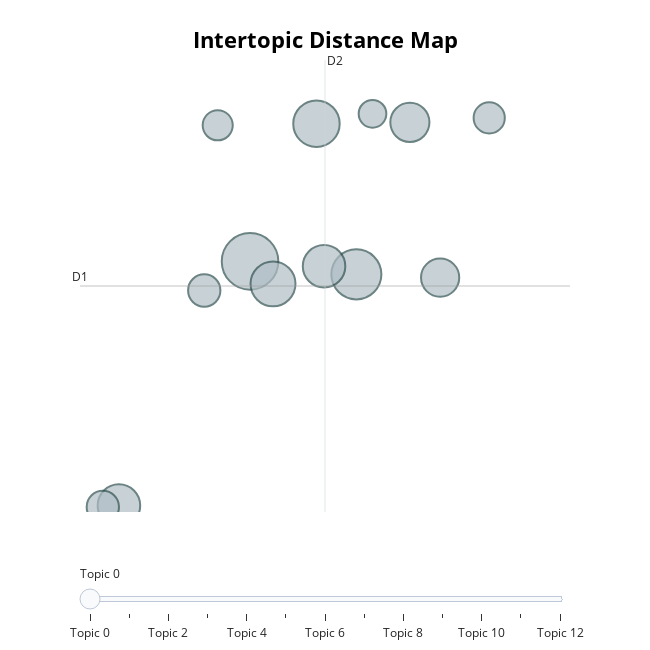

Here is the notebook cell this chart was saved with:
### Code cell
topic_model.visualize_topics()

### Figure 1 — Plotly figure (JSON) as saved in the notebook; plotly's stock layout.template omitted (floating-point values rounded to 4 significant figures)
{"data": [{"customdata": [[0, "candidate | presidential | 2024 | electoral | 2020", 46], [1, "2028 | 2030 | 2024 | releases | theaters", 36], [2, "closing | nasdaq | closes | markets | stock", 31], [3, "promote | sale | buy | prices | ideas", 29], [4, "crimea | treaty | coalition | nato | ukraine", 26], [5, "betting | trading | close | nfl | kickoff", 26], [6, "closing | closes | markets | december | closed", 22], [7, "agi | ai | asi | 2025 | 2024", 21], [8, "tottenham | burnley | bournemouth | everton | arsenal", 15], [9, "milestones | milestone | date | relationship | dating", 15], [10, "closing | closes | market | december | markets", 14], [11, "closing | closes | closed | december | market", 13], [12, "market | markets | closing | closes | sircryptomind", 11]], "hovertemplate": "<b>Topic %{customdata[0]}</b><br>%{customdata[1]}<br>Size: %{customdata[2]}", "legendgroup": "", "marker": {"color": "#B0BEC5", "line": {"color": "DarkSlateGrey", "width": 2}, "size": [46, 36, 31, 29, 26, 26, 22, 21, 15, 15, 14, 13, 11], "sizemode": "area", "sizeref": 0.02875, "symbol": "circle"}, "mode": "markers", "name": "", "orientation": "v", "showlegend": false, "type": "scatter", "x": [1.505, 2.04, 1.839, 1.621, 1.878, 0.846, 2.309, 2.461, 0.765, 1.275, 2.708, 1.343, 2.121], "xaxis": "x", "y": [13.47, 12.64, 22.24, 12.04, 13.16, -2.091, 22.32, 12.43, -2.172, 11.61, 22.61, 22.14, 22.87], "yaxis": "y"}], "layout": {"annotations": [{"showarrow": false, "text": "D1", "x": 0.6503, "y": 11.9, "yshift": 10}, {"showarrow": false, "text": "D2", "x": 1.882, "xshift": 10, "y": 26.3}], "height": 650, "hoverlabel": {"bgcolor": "white", "font": {"family": "Rockwell", "size": 16}}, "legend": {"itemsizing": "constant", "tracegroupgap": 0}, "margin": {"t": 60}, "shapes": [{"line": {"color": "#CFD8DC", "width": 2}, "type": "line", "x0": 1.882, "x1": 1.882, "y0": -2.498, "y1": 26.3}, {"line": {"color": "#9E9E9E", "width": 2}, "type": "line", "x0": 0.6503, "x1": 3.115, "y0": 11.9, "y1": 11.9}], "sliders": [{"active": 0, "pad": {"t": 50}, "steps": [{"args": [{"marker.color": [["red", "#B0BEC5", "#B0BEC5", "#B0BEC5", "#B0BEC5", "#B0BEC5", "#B0BEC5", "#B0BEC5", "#B0BEC5", "#B0BEC5", "#B0BEC5", "#B0BEC5", "#B0BEC5"]]}], "label": "Topic 0", "method": "update"}, {"args": [{"marker.color": [["#B0BEC5", "red", "#B0BEC5", "#B0BEC5", "#B0BEC5", "#B0BEC5", "#B0BEC5", "#B0BEC5", "#B0BEC5", "#B0BEC5", "#B0BEC5", "#B0BEC5", "#B0BEC5"]]}], "label": "Topic 1", "method": "update"}, {"args": [{"marker.color": [["#B0BEC5", "#B0BEC5", "red", "#B0BEC5", "#B0BEC5", "#B0BEC5", "#B0BEC5", "#B0BEC5", "#B0BEC5", "#B0BEC5", "#B0BEC5", "#B0BEC5", "#B0BEC5"]]}], "label": "Topic 2", "method": "update"}, {"args": [{"marker.color": [["#B0BEC5", "#B0BEC5", "#B0BEC5", "red", "#B0BEC5", "#B0BEC5", "#B0BEC5", "#B0BEC5", "#B0BEC5", "#B0BEC5", "#B0BEC5", "#B0BEC5", "#B0BEC5"]]}], "label": "Topic 3", "method": "update"}, {"args": [{"marker.color": [["#B0BEC5", "#B0BEC5", "#B0BEC5", "#B0BEC5", "red", "#B0BEC5", "#B0BEC5", "#B0BEC5", "#B0BEC5", "#B0BEC5", "#B0BEC5", "#B0BEC5", "#B0BEC5"]]}], "label": "Topic 4", "method": "update"}, {"args": [{"marker.color": [["#B0BEC5", "#B0BEC5", "#B0BEC5", "#B0BEC5", "#B0BEC5", "red", "#B0BEC5", "#B0BEC5", "#B0BEC5", "#B0BEC5", "#B0BEC5", "#B0BEC5", "#B0BEC5"]]}], "label": "Topic 5", "method": "update"}, {"args": [{"marker.color": [["#B0BEC5", "#B0BEC5", "#B0BEC5", "#B0BEC5", "#B0BEC5", "#B0BEC5", "red", "#B0BEC5", "#B0BEC5", "#B0BEC5", "#B0BEC5", "#B0BEC5", "#B0BEC5"]]}], "label": "Topic 6", "method": "update"}, {"args": [{"marker.color": [["#B0BEC5", "#B0BEC5", "#B0BEC5", "#B0BEC5", "#B0BEC5", "#B0BEC5", "#B0BEC5", "red", "#B0BEC5", "#B0BEC5", "#B0BEC5", "#B0BEC5", "#B0BEC5"]]}], "label": "Topic 7", "method": "update"}, {"args": [{"marker.color": [["#B0BEC5", "#B0BEC5", "#B0BEC5", "#B0BEC5", "#B0BEC5", "#B0BEC5", "#B0BEC5", "#B0BEC5", "red", "#B0BEC5", "#B0BEC5", "#B0BEC5", "#B0BEC5"]]}], "label": "Topic 8", "method": "update"}, {"args": [{"marker.color": [["#B0BEC5", "#B0BEC5", "#B0BEC5", "#B0BEC5", "#B0BEC5", "#B0BEC5", "#B0BEC5", "#B0BEC5", "#B0BEC5", "red", "#B0BEC5", "#B0BEC5", "#B0BEC5"]]}], "label": "Topic 9", "method": "update"}, {"args": [{"marker.color": [["#B0BEC5", "#B0BEC5", "#B0BEC5", "#B0BEC5", "#B0BEC5", "#B0BEC5", "#B0BEC5", "#B0BEC5", "#B0BEC5", "#B0BEC5", "red", "#B0BEC5", "#B0BEC5"]]}], "label": "Topic 10", "method": "update"}, {"args": [{"marker.color": [["#B0BEC5", "#B0BEC5", "#B0BEC5", "#B0BEC5", "#B0BEC5", "#B0BEC5", "#B0BEC5", "#B0BEC5", "#B0BEC5", "#B0BEC5", "#B0BEC5", "red", "#B0BEC5"]]}], "label": "Topic 11", "method": "update"}, {"args": [{"marker.color": [["#B0BEC5", "#B0BEC5", "#B0BEC5", "#B0BEC5", "#B0BEC5", "#B0BEC5", "#B0BEC5", "#B0BEC5", "#B0BEC5", "#B0BEC5", "#B0BEC5", "#B0BEC5", "red"]]}], "label": "Topic 12", "method": "update"}]}], "title": {"font": {"color": "Black", "size": 22}, "text": "<b>Intertopic Distance Map</b>", "x": 0.5, "xanchor": "center", "y": 0.95, "yanchor": "top"}, "width": 650, "xaxis": {"anchor": "y", "domain": [0, 1], "range": [0.6503, 3.115], "title": {"text": ""}, "visible": false}, "yaxis": {"anchor": "x", "domain": [0, 1], "range": [-2.498, 26.3], "title": {"text": ""}, "visible": false}}}
